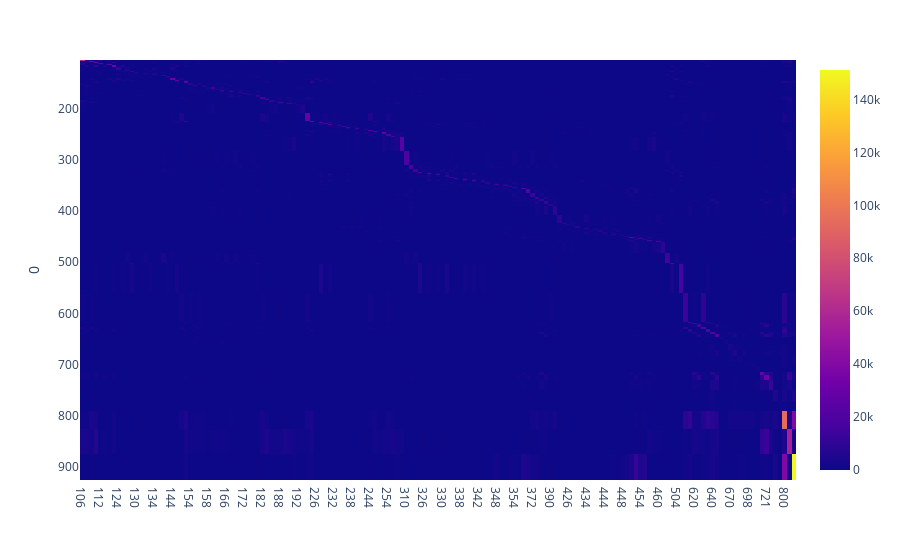

The notebook cell saved with this chart:
### Code cell
import plotly.express as px

fig = px.imshow(data)
fig.show()

### Figure 1 — Plotly figure (JSON) as saved in the notebook; plotly's stock layout.template omitted (floating-point values rounded to 4 significant figures; data arrays with more than 128 entries replaced by an {"elided": "..."} marker saying what was removed)
{"data": [{"coloraxis": "coloraxis", "hovertemplate": "x: %{x}<br>0: %{y}<br>color: %{z}<extra></extra>", "name": "0", "type": "heatmap", "x": {"elided": "159 str values"}, "xaxis": "x", "y": {"elided": "159 int values"}, "yaxis": "y", "z": {"elided": "159x159 int values"}}], "layout": {"coloraxis": {"colorscale": [[0, "#0d0887"], [0.1111, "#46039f"], [0.2222, "#7201a8"], [0.3333, "#9c179e"], [0.4444, "#bd3786"], [0.5556, "#d8576b"], [0.6667, "#ed7953"], [0.7778, "#fb9f3a"], [0.8889, "#fdca26"], [1, "#f0f921"]]}, "margin": {"t": 60}, "xaxis": {"anchor": "y", "constrain": "domain", "domain": [0, 1], "scaleanchor": "y"}, "yaxis": {"anchor": "x", "autorange": "reversed", "constrain": "domain", "domain": [0, 1], "title": {"text": "0"}}}}
